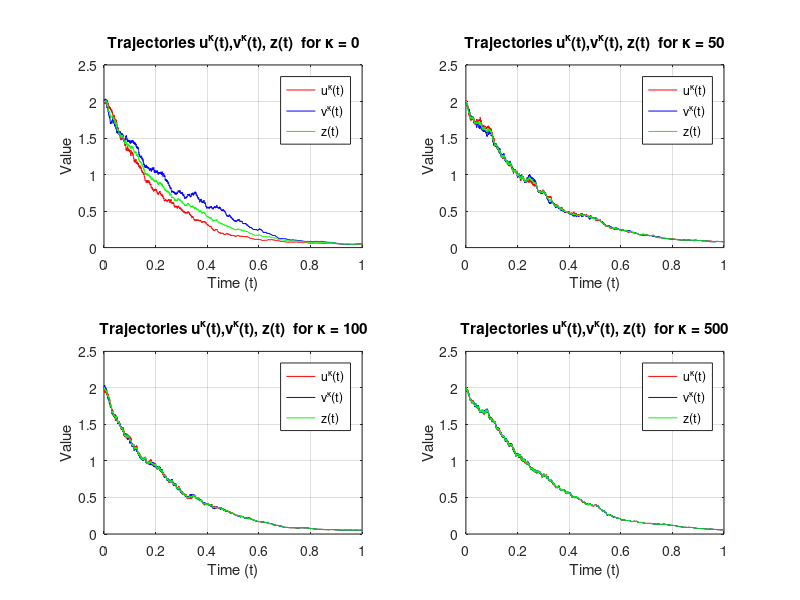

Here is the MATLAB script that generated this plot:
% Paramter settings 
T = 1; % Time range
N = 10000; % Number of discrete time steps
dt = T/N; % Time step size
t = linspace(0, T, N); % Time vector

% Coefficients of system 
gamma = 3; 
a = 1; 
b = 0.5; 
g = 0.1; 
kappa_values = [0, 50, 100, 500]; % Coupling strength kappa

% Initial data
u0 = 2; % initial data for u
v0 = 2; % initial data  for v
z0 = 2; % initial data  for z

figure;
for k = 1:length(kappa_values)
    kappa = kappa_values(k); % Select the current kappa value
    
    % Preallocate solution vectors
    u = zeros(1, N); % The solution vector of system u
    v = zeros(1, N); % The solution vector of system v
    z = zeros(1, N); % The solution vector of system z

    % Set initial conditions
    u(1) = u0; 
    v(1) = v0; 
    z(1) = z0; 

    % Euler–Maruyama method to solve differential equations
    for i = 1:N-1
        % Noise terms (BM)
        dW1 = sqrt(dt) * randn; % real-valued noise dW1
        dW2 = sqrt(dt) * randn; % real-valued noise dW2
        
        % Right-hand side functions for system u and v
        du = (-gamma * u(i) - kappa * (u(i) - v(i)) - a * sin(u(i)) + g) * dt + b * sin(u(i)) * dW1;
        dv = (-gamma * v(i) - kappa * (v(i) - u(i)) - a * sin(v(i)) + g) * dt + b * sin(v(i)) * dW2;

        % Calculate the next state for system u and system v
        u(i+1) = u(i) + du;
        v(i+1) = v(i) + dv;
        
        % Right-hand side functions for system z
        dz = (-gamma * z(i) - a * sin(z(i)) + g) * dt + (b/2) * (sin(z(i)) * dW1 + sin(z(i)) * dW2);
        
        % Calculate the next state for system z
        z(i+1) = z(i) + dz;
    end

    % Plot changes of u, v and z for the current kappa
    subplot(2, 2, k); % Create 2*2 subplot
    plot(t, u, 'r', 'DisplayName', 'u^\kappa(t)');
    hold on;
    plot(t, v, 'b', 'DisplayName', 'v^\kappa(t)');
    plot(t, z, 'g', 'DisplayName', 'z(t)');
    xlabel('Time (t)');
    ylabel('Value');
    title(['Trajectories u^\kappa(t),v^\kappa(t), z(t)  for \kappa = ', num2str(kappa)]);
    legend('show');
    grid on;
end
hold off;
